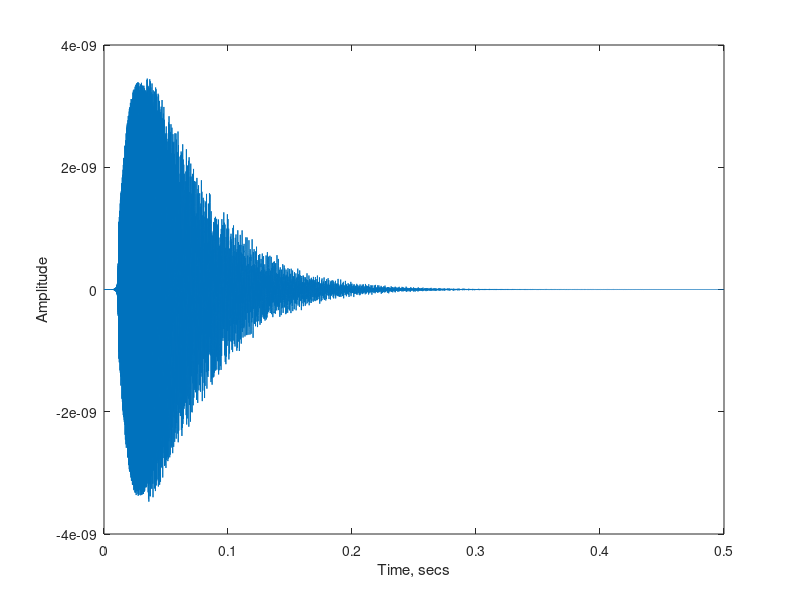

Write the MATLAB code that produced this figure. (Note: this script raises an error after producing the figure.)
h = 0.02; 
p0 = 7800; 
p  = 1000;
E = 200*10^9;
d = 0.4; 
J = 3.14*d^3*h/8;
L = 800;
A1 = 0.05;
A2 = 50;
A3 = 120000000;
A = 0.038; 
M = p0 * pi * d * h + p * pi ./4 * d.^2; 
a4 = E.*J./M;
z = 0;
n = 1;
x1 = L/4;
x2 = 0;

for k = 1:n    
    y = 0; 
    y2 = 0;    
    mod = 1:2:4000; 
    %mod = 1:2:4000; 
    %Cn = pi/2 * (2*mod+1); 
    %w = E.*J/M/L.^4.*Cn.^4;
    fd = 44100;
    time = 0.5;
    Tb = 0.00004;
    t = 0.00004;
    delta = (1./2.*(A1.*mod.^1.*pi.^4./(L.^4)+A2));
    w = sqrt(A3+a4.*mod.^4.*pi.^4./(L.^4));    
    Oi = sqrt(w.^2 - delta.^2);

    % Signal loop -------------------------------------------------------------------------
    for m = 1:1:(time*fd-1) 
        y = pi./(M.*L.*Tb).*sum( (-1).^((mod-1)./2).*exp(-delta.*t).*sin(mod.*pi.*x1./L)./ ...
        ( (w.^2-pi.^2./(Tb.^2)).^2 + 4.*pi.^2.*delta.^2./(Tb.^2))...
        .*((2.*exp(delta.*Tb).*delta.*pi./Tb.*cos(Oi.*Tb) - pi.*exp(delta.*Tb)./Tb./Oi.*...
        (2.*delta.^2-w.^2+pi.^2./Tb./Tb).*sin(Oi.*Tb)+2.*pi.*delta./Tb).*cos(Oi.*t) + ...
        (pi.*exp(delta.*Tb)./Tb./Oi.*(2.*delta.^2-w.^2+pi.^2./Tb./Tb).*cos(Oi.*Tb) + ...
        2.*exp(delta.*Tb).*delta.*pi./Tb.*sin(Oi.*Tb)+pi./Tb./Oi.*(2.*delta.^2-w.^2+pi.^2./Tb./Tb)).* ...
        sin(Oi.*t)));
        t = t + 1/fd; 
        y2 = [y2 y];
    end
    % ------------------------------------------------------------------------------------------------
    
    t = 0:1/fd:time-1/fd;    
    y3 = y2./max(y2).*0.9;
    z = [z y3];
    plot (t,y2);    
end

t = 0:1/fd:time*n-1/fd;
plot (t,y2);
xlabel('Time, secs');
ylabel('Amplitude');
figure
spectrogram(y3,kaiser(256,15),203,1024,22050,'yaxis')
colormap jet    
view(113,64)

audiowrite('WaveModel_190.wav',z,fd);
